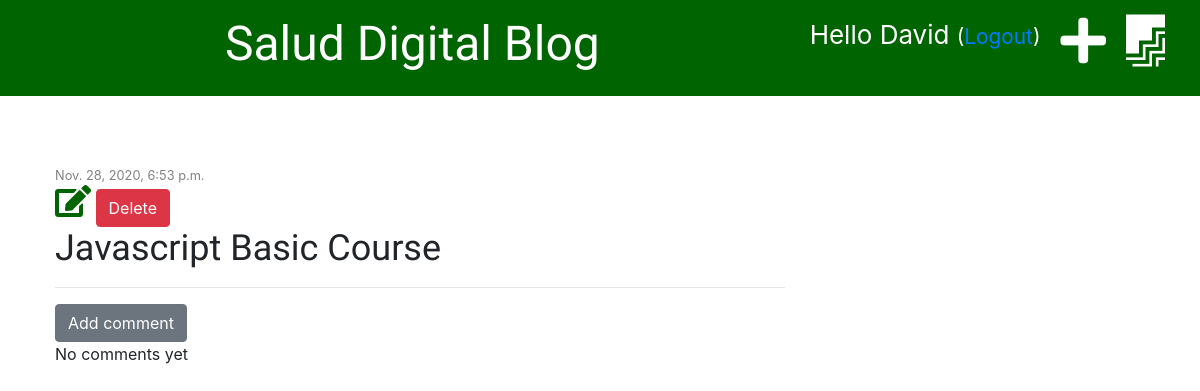
The app's page /post/5/ (signed in) with its own data.
### blog/models.py (models this page shows, shortened)
class Post(models.Model):
    author = models.ForeignKey('auth.User', on_delete=models.CASCADE)
    title = models.CharField(max_length=200)
    text = models.TextField()
    date = models.DateTimeField(default=timezone.now)
    published_date = models.DateTimeField(blank=True, null=True)

### blog/views.py (the view)
# urls.py: path('post/<int:pk>/', views.post_detail, name='post_detail'),
def post_detail(request, pk):
    post = get_object_or_404(Post, pk=pk)
    stuff_for_frontend = {'post' : post}
    return render(request, 'blog/post_detail.html', stuff_for_frontend)

### blog/templatetags/markdownify.py (called while the page is built)
@register.filter
def markdown(value):
    renderer = HighlightRenderer()
    markdown = mistune.Markdown(renderer=renderer)
    return markdown(value)

### blog/templates/blog/post_detail.html (shortened to what this page needs)
{% extends 'blog/base.html' %}
{% load markdownify %}
{% block content %}
    <div class="posts">
            {% if post.published_date %}
                <div class="date">
                {{ post.published_date }}
                </div>
            {% else %}
                <button><a href="{% url 'post_publish' pk=post.pk %}" class="btn btn-primary">Publish</a></button>
            {% endif %}
    {% if user.is_authenticated %}
    <a href="{% url 'post_edit' pk=post.pk %}"><i class="fas fa-edit fa-2x" style="color: darkgreen;"></i></a>
    {% endif %}
    <a href="{% url 'post_delete' pk=post.pk %}" class="btn btn-danger" onclick="return confirm('Are you sure ypou want to delete this post?')">Delete</a>
        <h2>{{post.title}}</h2>
    </div>
    <hr>
    <a href="{% url 'add_comment_to_post' pk=post.pk %}" class="btn btn-secondary">Add comment</a>
    {% for comment in post.comments.all %}
        {% if user.is_authenticated or comment.approved %}
        <div class="comment">
            <div class="date">
                {{comment.date}}
            </div>
            {% if not comment.approved and user.is_superuser %}
                <a h href="{% url 'comment_approve' pk=comment.pk %}"><i class="fas fa-check"></i></a>
                <a href="{% url 'comment_remove' pk=comment.pk %}" class="btn btn-danger"><i class="fas fa-trash-alt"></i></a>
            {% endif %}
                <strong>{{comment.author}}</strong>
                <p>{{comment.text|markdown|safe}} </p>
        </div>
        {% endif %}
    {% empty %}
            <p>No comments yet</p>
    {% endfor %}
{% endblock %}

### blog/templates/blog/base.html (shortened to what this page needs)
{% load staticfiles %}
<!DOCTYPE html>
<html lang="en">
<head>
    <link rel="stylesheet" href="https:////stackpath.bootstrapcdn.com/bootstrap/4.5.2/css/bootstrap.min.css">
    <link rel="stylesheet" href="{% static 'css/blog.css' %}">
    <link rel="stylesheet" href="https://pro.fontawesome.com/releases/v5.10.0/css/all.css"/>
    <link rel="stylesheet" href="{% static 'css/zenburn.css' %}">
</head>
<body>
    <div class="page-header">
            {% if user.is_authenticated %}
            <a href="{% url 'post_draft_list' %}" class="top-menu"><i class="fab fa-firstdraft fa-2x"></i></a>
            <a href="{% url 'post_new' %}" class="top-menu"><i class="fas fa-plus fa-2x"></i></a>
            <p class="top-menu">Hello {{ user.username }} <small>(<a href="{% url 'logout' %}">Logout</a>)</small></p>
            {% else %}
            <a href="{% url 'login' %}" class="top-menu"><i class="fas fa-sign-in-alt fa-2x"></i></a>
            {% endif %}
            <h1><a href="{% url 'post_list' %}" >Salud Digital Blog</a></h1>
    </div>
    <div class="content container">
        <div class="row">
            <div class="col-md-8">
                {% block content %}
                {% endblock %}
            </div>
        </div>
    </div>
</body>
</html>

### blog/static/css/blog.css (style rules this page uses)
.page-header { background-color: darkgreen; padding: 15px; margin-top: 0px; }
.page-header h1, .page-header h1 a { text-align: center; color: white; font-size: 36pt; text-decoration: none; }
.content { margin-left: 40px; }
h1, h2, h3, h4 { font-family: 'Tangerine', 'Inconsolata', 'Droid Sans', serif; font-size: 36px; }
.date { color: #828282; font-size: 0.8em; }
.posts { margin-top: 70px; }
.top-menu { color: white; float: right; font-size: 26px; margin-right: 20px; }

### records on screen
Post: published_date "Nov. 28, 2020, 6:53 p.m.", title "Javascript Basic Course"

### other values on screen
{{ user.username }} "David"
